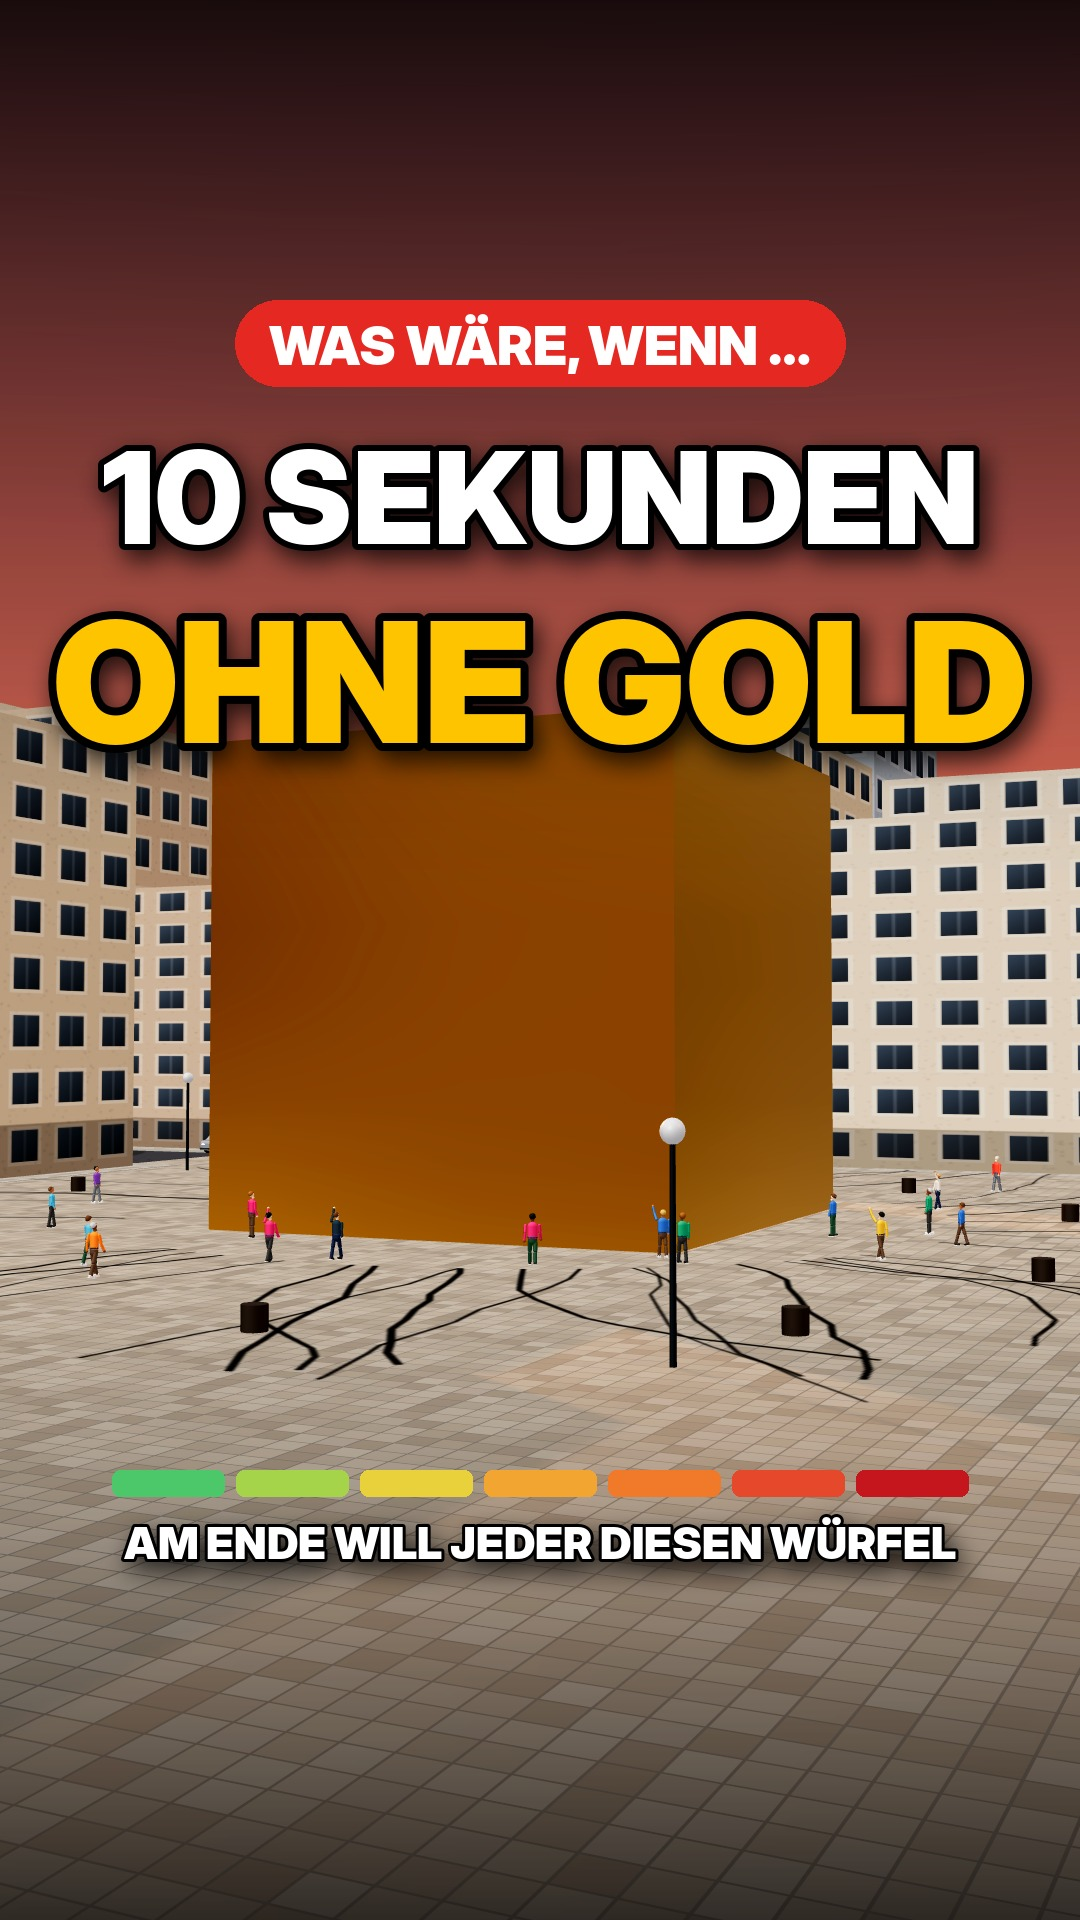

Python code for this plot:
# Erzeugt thumbnail.jpg (1080x1920) aus einem sauberen Einzelbild (src/still.js) mit großer Schrift.
# python3 thumbnail.py clean_2220.png
import sys
from PIL import Image, ImageDraw, ImageFont, ImageFilter, ImageEnhance
F = '/usr/share/fonts/opentype/inter/'
W, H = 1080, 1920
img = Image.open(sys.argv[1]).convert('RGB').resize((W, H))
img = ImageEnhance.Contrast(ImageEnhance.Color(img).enhance(1.25)).enhance(1.12)
# Verläufe oben/unten für Lesbarkeit
ov = Image.new('L', (W, H), 0); d = ImageDraw.Draw(ov)
for y in range(H):
    a = 0
    if y < 900: a = int(215 * (1 - y / 900) ** 1.4)
    if y > 1250: a = max(a, int(200 * ((y - 1250) / 670) ** 1.3))
    d.line([(0, y), (W, y)], fill=a)
img = Image.composite(Image.new('RGB', (W, H), (0, 0, 0)), img, ov)
draw = ImageDraw.Draw(img)

def text(cx, y, s, font, fill, stroke=0, sc=(0, 0, 0), shadow=True):
    w = draw.textlength(s, font=font)
    x = cx - w / 2
    if shadow:
        sh = Image.new('RGBA', (W, H), (0, 0, 0, 0)); ImageDraw.Draw(sh).text((x + 6, y + 10), s, font=font, fill=(0, 0, 0, 200), stroke_width=stroke, stroke_fill=(0, 0, 0, 200))
        img.paste(sh.filter(ImageFilter.GaussianBlur(12)), (0, 0), sh.filter(ImageFilter.GaussianBlur(12)))
    draw.text((x, y), s, font=font, fill=fill, stroke_width=stroke, stroke_fill=sc)

def fit(s, path, maxw, start):
    size = start
    while ImageFont.truetype(path, size).getlength(s) > maxw: size -= 4
    return ImageFont.truetype(path, size)

# Kicker-Pille
k = ImageFont.truetype(F + 'InterDisplay-Black.otf', 54); ks = 'WAS WÄRE, WENN …'
kw = draw.textlength(ks, font=k)
draw.rounded_rectangle([(W - kw) / 2 - 34, 300, (W + kw) / 2 + 34, 386], 43, fill=(229, 40, 34))
draw.text(((W - kw) / 2, 312), ks, font=k, fill='white')
# Hauptzeilen
text(W / 2, 420, '10 SEKUNDEN', fit('10 SEKUNDEN', F + 'InterDisplay-Black.otf', 900, 160), 'white', 6)
text(W / 2, 580, 'OHNE GOLD', fit('OHNE GOLD', F + 'InterDisplay-Black.otf', 980, 240), (255, 196, 0), 8)
# Stufenbalken unten (im 3:4-Ausschnitt des Profilrasters)
cols = ['#4cc76a', '#a5d34a', '#e8d13a', '#f3a531', '#f07a2a', '#e5482b', '#c4161c']
bw, gap, y0 = 112, 12, 1470
x0 = (W - (7 * bw + 6 * gap)) / 2
for i, c in enumerate(cols):
    draw.rounded_rectangle([x0 + i * (bw + gap), y0, x0 + i * (bw + gap) + bw, y0 + 26], 8, fill=c)
text(W / 2, 1516, 'AM ENDE WILL JEDER DIESEN WÜRFEL', fit('AM ENDE WILL JEDER DIESEN WÜRFEL', F + 'InterDisplay-Black.otf', 860, 64), 'white', 3)
img.save('thumbnail.jpg', quality=92)
img.crop((0, 240, W, 1680)).resize((540, 720)).save(sys.argv[2] if len(sys.argv) > 2 else '/dev/null', 'JPEG') if len(sys.argv) > 2 else None
